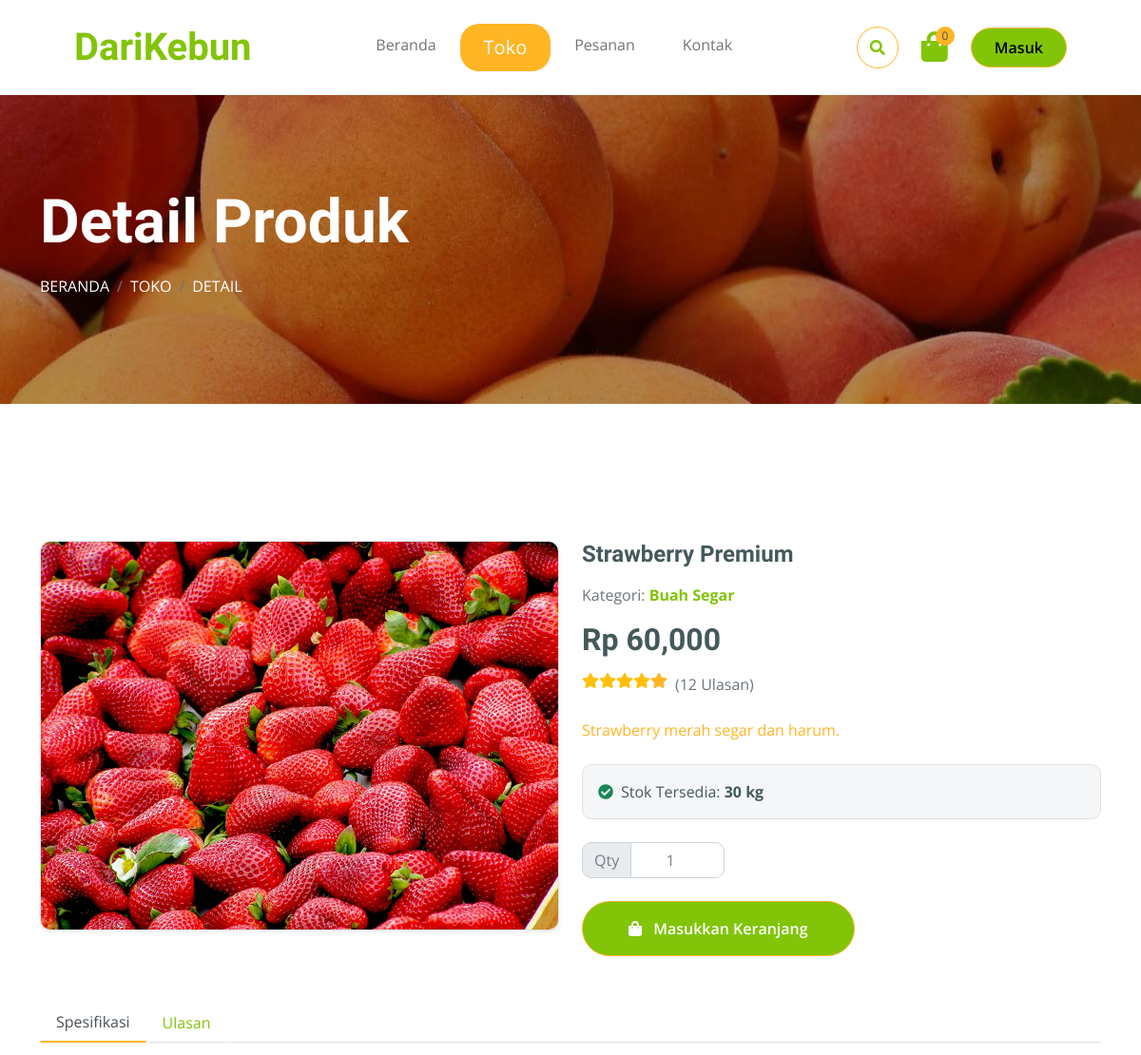
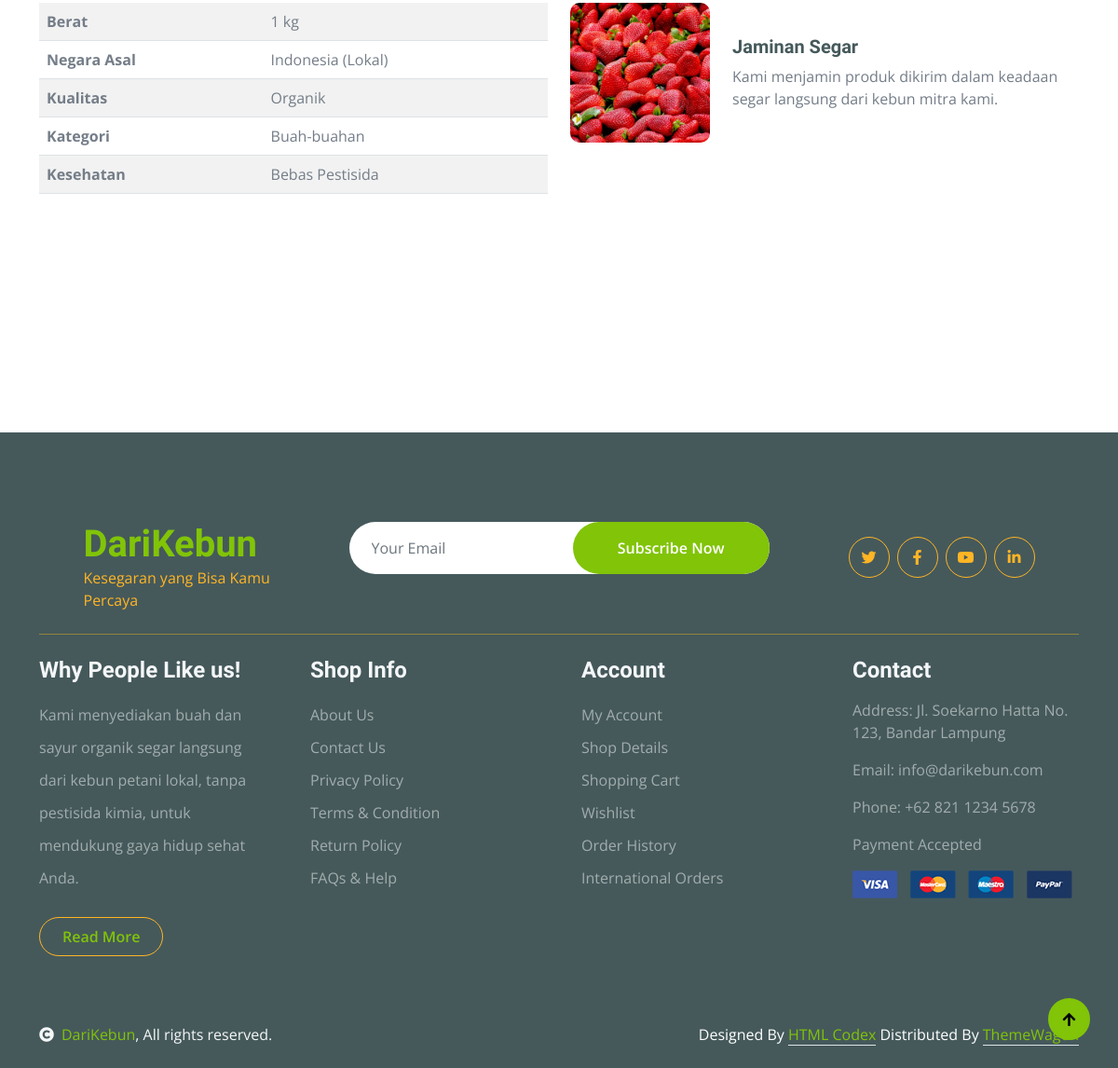
The app's page /detail_product.php?id=6 with its own data (2 pictures, top to bottom).
### tables this page shows
CREATE TABLE `products` (
  `id` int(11) NOT NULL,
  `name` varchar(100) NOT NULL,
  `description` text DEFAULT NULL,
  `price` decimal(10,2) NOT NULL,
  `image` varchar(255) NOT NULL,
  `stock` int(11) DEFAULT 0,
  `category_id` int(11) DEFAULT NULL,
  `created_at` timestamp NOT NULL DEFAULT current_timestamp(),
  `berat_jual` int(11) NOT NULL
);

### includes/functions.php (called while the page is built, shortened)
<?php
require_once 'config.php';
if (isset($connect)) {
    $conn = $connect;
}
function getProductById($id) {
    global $conn;
    $id = (int)$id;
    $query = "SELECT * FROM products WHERE id = '$id'";
    $result = mysqli_query($conn, $query);
    return mysqli_fetch_assoc($result);
}
?>

### detail_product.php (the view, shortened to what this page needs)
<?php
require_once 'includes/config.php';
require_once 'includes/functions.php';
require_once 'includes/head.php';
$product_id = (int)$_GET['id'];
$product = getProductById($product_id);
require_once 'includes/navbar.php';
?>
<body>
    <div class="container-fluid page-header py-5 mb-5">
        <div class="container py-5">
            <h1 class="display-3 text-white mb-3 animated slideInDown">Detail Produk</h1>
            <nav aria-label="breadcrumb animated slideInDown">
                <ol class="breadcrumb text-uppercase">
                    <li class="breadcrumb-item"><a href="index.php" class="text-white">Beranda</a></li>
                    <li class="breadcrumb-item"><a href="shop.php" class="text-white">Toko</a></li>
                    <li class="breadcrumb-item text-white active" aria-current="page">Detail</li>
                </ol>
            </nav>
        </div>
    </div>
    <div class="container-fluid py-5 mt-5">
        <div class="container py-5">
            <div class="row g-4 mb-5">
                <div class="col-lg-6">
                    <div class="border rounded shadow-sm">
                        <a href="#">
                            <img src="<?php echo htmlspecialchars($product['image']); ?>" class="img-fluid rounded w-100" alt="Gambar <?php echo htmlspecialchars($product['name']); ?>">
                        </a>
                    </div>
                </div>
                <div class="col-lg-6">
                    <h4 class="fw-bold mb-3"><?php echo htmlspecialchars($product['name']); ?></h4>
                    <p class="mb-3 text-muted">Kategori:
                        <span class="text-primary fw-bold">
                            <?php echo ($product['category_id'] == 1) ? 'Buah Segar' : 'Sayur Segar'; ?>
                        </span>
                    </p>
                    <h5 class="fw-bold mb-3 text-dark fs-2">Rp <?php echo number_format($product['price']); ?></h5>
                    <div class="d-flex mb-4">
                        <i class="fa fa-star text-warning"></i>
                        <i class="fa fa-star text-warning"></i>
                        <i class="fa fa-star text-warning"></i>
                        <i class="fa fa-star text-warning"></i>
                        <i class="fa fa-star text-secondary"></i>
                        <span class="ms-2 text-muted">(12 Ulasan)</span>
                    </div>
                    <p class="mb-4 text-secondary">
                        <?php echo htmlspecialchars($product['description'] ?? 'Deskripsi produk ini belum tersedia. Namun kami menjamin kesegaran dan kualitasnya.'); ?>
                    </p>
                    <div class="mb-4 p-3 bg-light rounded border">
                        <p class="mb-0 text-dark"><i class="fa fa-check-circle text-success me-2"></i>Stok Tersedia: <strong><?php echo $product['stock']; ?> kg</strong></p>
                    </div>
                    <form action="add_to_cart.php" method="POST">
                        <div class="input-group quantity mb-4" style="width: 150px;">
                            <span class="input-group-text">Qty</span>
                            <input type="number" name="quantity" class="form-control text-center" value="1" min="1" max="<?php echo $product['stock']; ?>">
                        </div>
                        <button type="submit" class="btn btn-primary border-secondary rounded-pill px-5 py-3 text-white">
                            <i class="fa fa-shopping-bag me-2"></i> Masukkan Keranjang
                        </button>
                    </form>
                </div>
                <div class="col-lg-12 mt-5">
                    <nav>
                        <div class="nav nav-tabs mb-3">
                            <button class="nav-link active border-white border-bottom-0" type="button" role="tab"
                                id="nav-about-tab" data-bs-toggle="tab" data-bs-target="#nav-about"
                                aria-controls="nav-about" aria-selected="true">Spesifikasi</button>
                            <button class="nav-link border-white border-bottom-0" type="button" role="tab"
                                id="nav-mission-tab" data-bs-toggle="tab" data-bs-target="#nav-mission"
                                aria-controls="nav-mission" aria-selected="false">Ulasan</button>
                        </div>
                    </nav>
                    <div class="tab-content mb-5">
                        <div class="tab-pane active" id="nav-about" role="tabpanel" aria-labelledby="nav-about-tab">
                            <div class="row">
                                <div class="col-lg-6">
                                    <table class="table table-striped">
                                        <tbody>
                                            <tr>
                                                <th scope="row">Berat</th>
                                                <td>1 kg</td>
                                            </tr>
                                            <tr>
                                                <th scope="row">Negara Asal</th>
                                                <td>Indonesia (Lokal)</td>
                                            </tr>
                                            <tr>
                                                <th scope="row">Kualitas</th>
                                                <td>Organik</td>
                                            </tr>
                                            <tr>
                                                <th scope="row">Kategori</th>
                                                <td><?php echo ($product['category_id'] == 1) ? 'Buah-buahan' : 'Sayuran'; ?></td>
                                            </tr>
                                            <tr>
                                                <th scope="row">Kesehatan</th>
                                                <td>Bebas Pestisida</td>
                                            </tr>
                                        </tbody>
                                    </table>
                                </div>
                                <div class="col-lg-6">
                                    <div class="d-flex align-items-center">
                                        <img src="<?php echo htmlspecialchars($product['image']); ?>" class="img-fluid rounded" style="width: 150px; height: 150px; object-fit: cover;" alt="">
                                        <div class="ms-4">
                                            <h5 class="fw-bold">Jaminan Segar</h5>
                                            <p class="mb-0">Kami menjamin produk dikirim dalam keadaan segar langsung dari kebun mitra kami.</p>
                                        </div>
                                    </div>
                                </div>
                            </div>
                        </div>
                    </div>
                </div>
            </div>
        </div>
    </div>
    <?php require_once 'includes/footer.php'; ?>
</body>
</html>

### css/style.css (style rules this page uses)
.btn { font-weight: 600; transition: .5s; }
.btn.border-secondary { transition: 0.5s; }
.page-header { position: relative; background: linear-gradient(rgba(0, 0, 0, 0.3), rgba(0, 0, 0, 0.3)), url(../img/cart-page-header-img.jpg); background-position: center center; background-repeat: no-repeat; background-size: cover; }
@media (min-width: 992px) { .hero-header, .page-header { margin-top: 100px !important; } }
.nav.nav-tabs .nav-link.active { border-bottom: 2px solid var(--bs-secondary) !important; }

### records on screen
products: image (picture), name "Strawberry Premium", price "60,000", description "Strawberry merah segar dan harum.", stock "30"

### other values on screen
getCartCount() "0"
